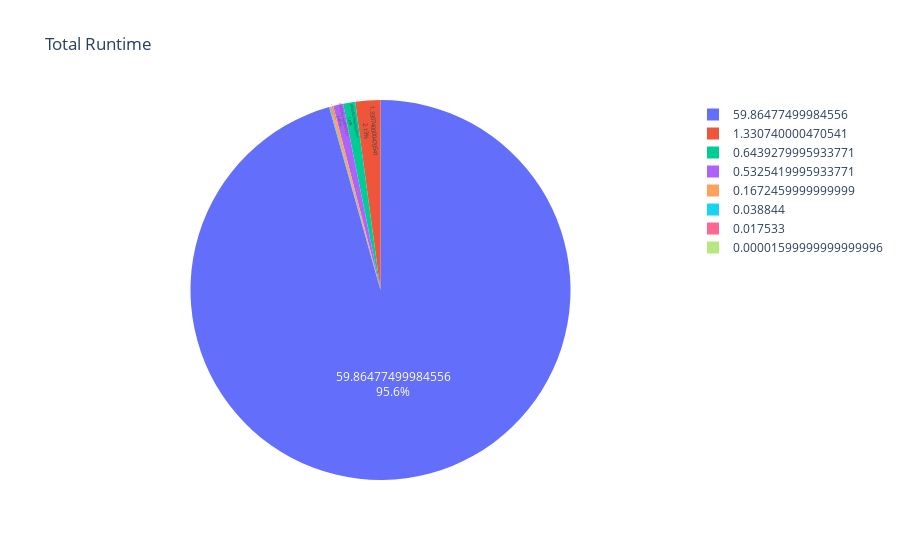

The notebook cell saved with this chart:
### Code cell
fig = px.pie(df, values=values, names=values,
             title='Total Runtime')
fig.update_traces(textposition='inside', textinfo='percent+label')
fig.show()

### Figure 1 — Plotly figure (JSON) as saved in the notebook; plotly's stock layout.template omitted (floating-point values rounded to 4 significant figures)
{"data": [{"domain": {"x": [0, 1], "y": [0, 1]}, "hovertemplate": "total_runtime=%{value}<extra></extra>", "labels": [0.6439, 0.5325, 1.6e-05, 0.03884, 0.1672, 59.86, 1.331, 0.01753], "legendgroup": "", "name": "", "showlegend": true, "textinfo": "percent+label", "textposition": "inside", "type": "pie", "values": [0.6439, 0.5325, 1.6e-05, 0.03884, 0.1672, 59.86, 1.331, 0.01753]}], "layout": {"legend": {"tracegroupgap": 0}, "title": {"text": "Total Runtime"}}}
